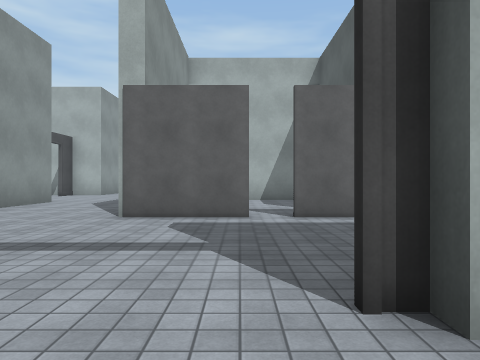
view 1 (above)

24 first-person views from a walk through a Unity game level. The camera is 1.4 m above the floor, looks level and sees 70° across. Doors are open. The floor is counted in squares, 2 m on a side. Each view is taken from the middle of a square. On the plan, view 1 faces up. The plan holds only what a view shows up to about 11 squares ahead; the rest is blank. The place goes on beyond the plan. The player is left out. Some animated figures are left out. Surface patterns are stand-ins for the level's own textures.

view 2
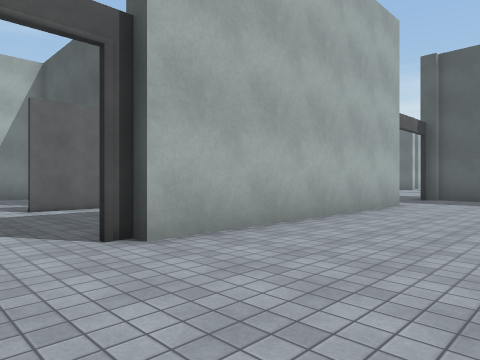

view 3
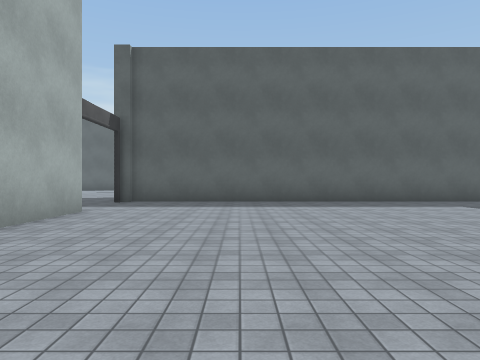

view 4
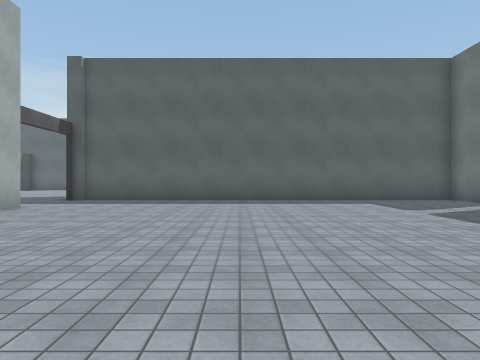

view 5
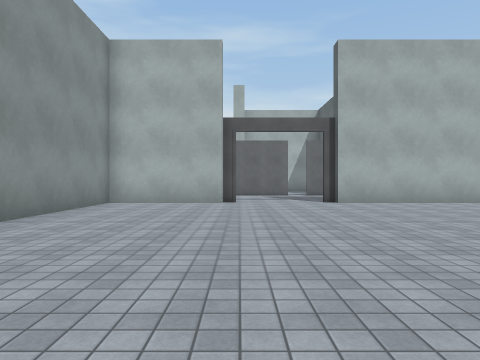

view 6
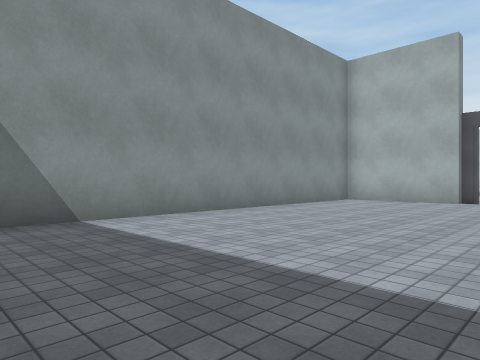

view 7
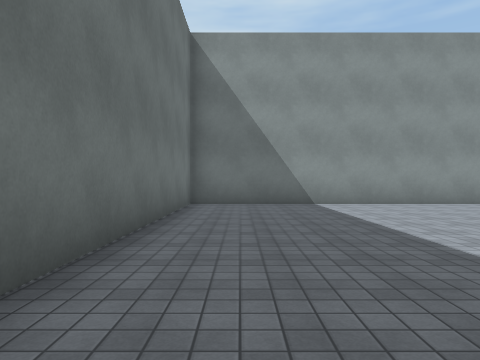

view 8
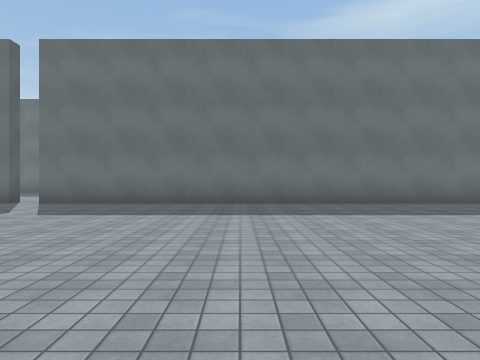

view 9
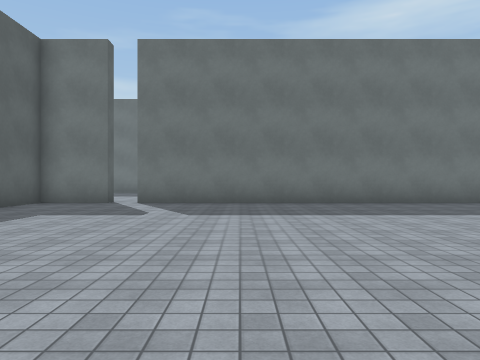

view 10
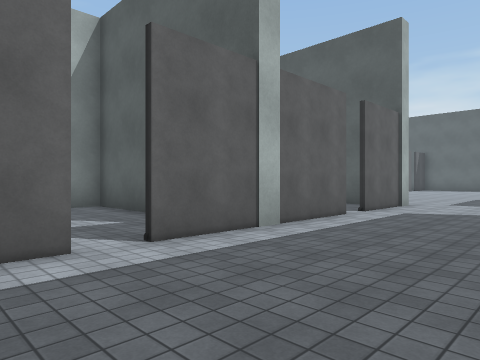

view 11
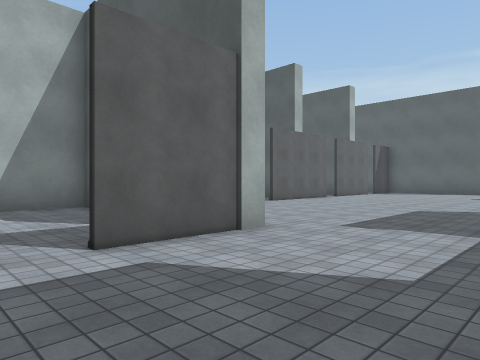

view 12
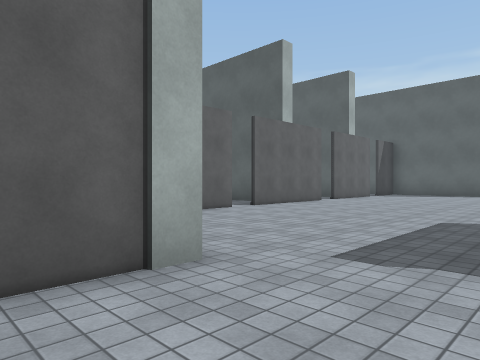

view 13
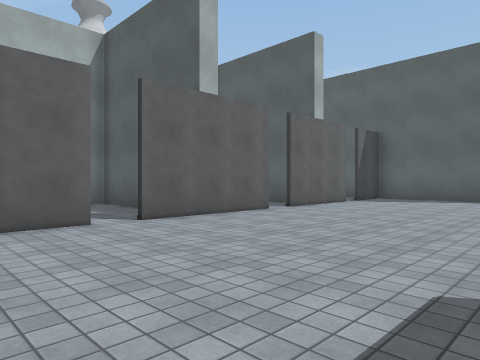

view 14
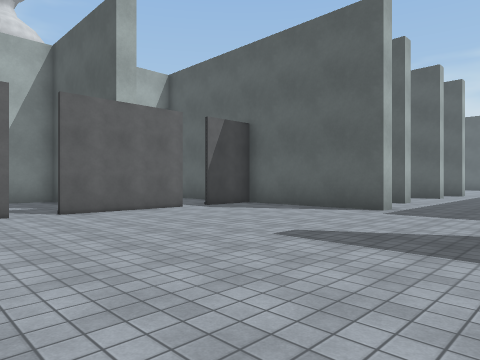

view 15
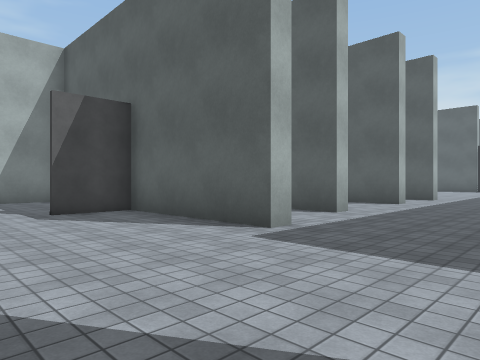

view 16
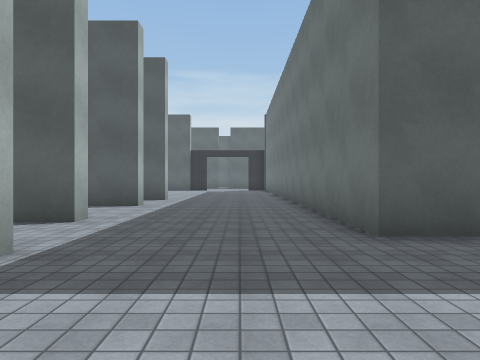

view 17
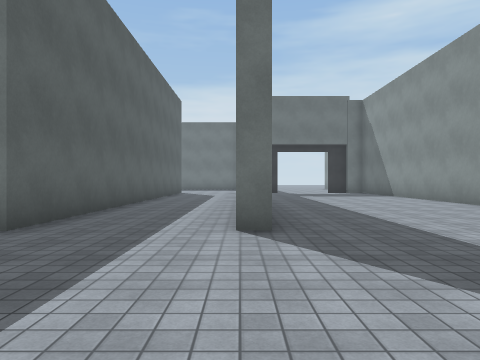

view 18
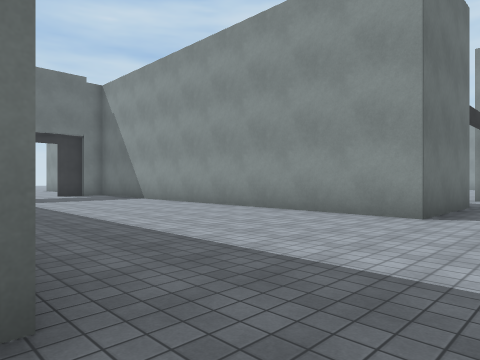

view 19
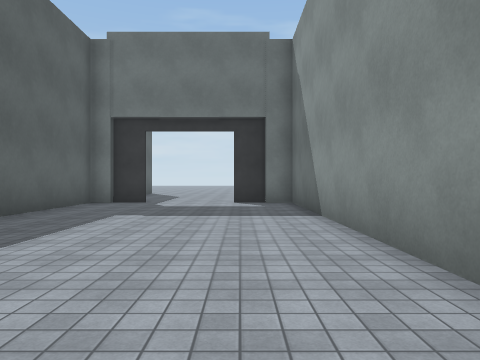

view 20
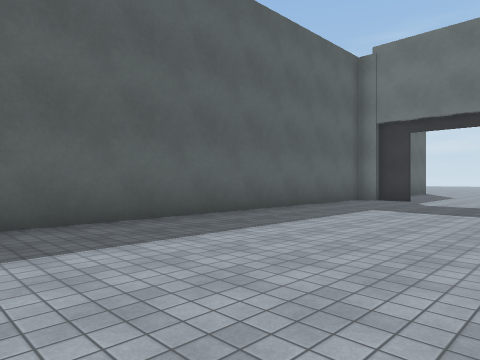

view 21
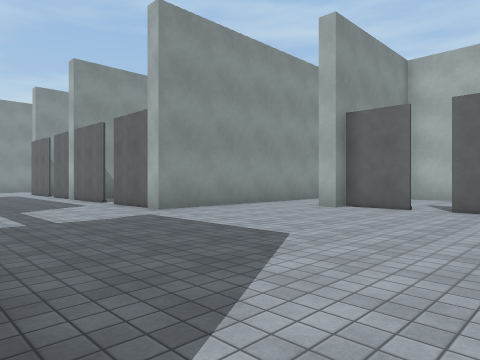

view 22
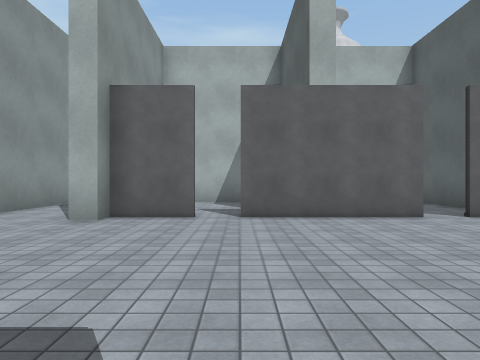

view 23
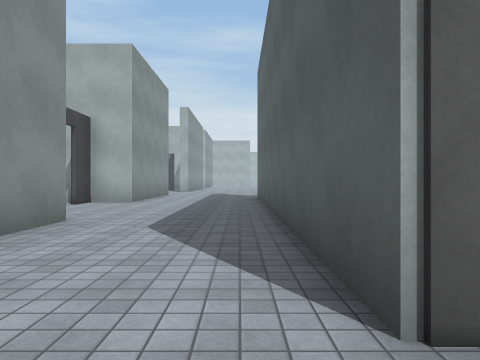

view 24
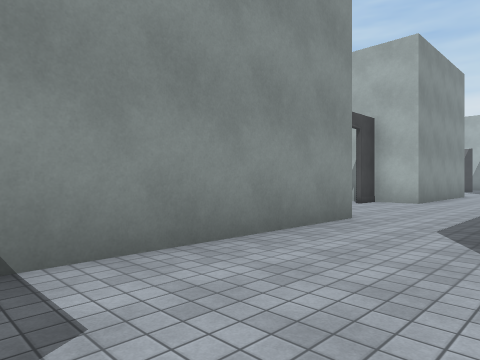

### Floor plan
Points are (right, up) in squares from view 1. A wall is a line through its corners. A room is listed if a view was taken in it or the views show most of it. See-through windows are left out.
Room 1 (views 1, 2, 3, 4, 5, 6, 7, 8, 9)
walls: (1.1, 1.8) (0.6, 1.8); (-2.1, 1.8) (-2.6, 1.8); (-2.5, 1.5) (-6, 1.5) (-6, -11.4) (9.1, -11.4); (8.6, 1.5) (1, 1.5); (10, -11.4) (12.1, -11.4) (12.1, -9.6)
ways out: open door at (-1, 2) to room 2; open door at (10, 2) to room 2; open door at (1, -12.5); open door at (7, -12.5); open door at (9.5, -11.5)
Room 2 (views 10, 11, 12, 13, 14, 15, 16, 17, 18, 19, 20, 21, 22, 23, 24)
walls: (11.9, 2) (15.4, 2) (15.4, -11.4) (16.2, -11.4); (13.2, 10.4) (11.6, 10.4) (11.6, 9.9) (11, 9.9); (21.5, 2.2) (22.1, 2.2); (17.5, 10.4) (14, 10.4); (8.9, 9.6) (8.9, 6.4) (6.4, 6.4); (21.4, 10.4) (18.2, 10.4); (24.4, 6.2) (23.9, 6.2) (23.9, 10.4) (22.1, 10.4); (5.6, 6.4) (1, 6.4); (27.2, 6.7) (26.7, 6.7) (26.7, 8); (25.2, -4) (25.2, 2.2) (32, 2.2); (0.2, 6.4) (-2.3, 6.4) (-2.3, 15.9); (16.1, -11.7) (17.2, -11.7); (30.8, 6.7) (30.3, 6.7) (30.3, 8.4); (19.9, -11.7) (21, -11.7); (20.9, -11.4) (21.6, -11.4) (21.6, -0.9); (-6, 11) (-6, 5.5); (-6.4, 17.1) (-6.4, 15.8) (-8.5, 15.8); (-7.7, 15.9) (-7.7, 14.8)
ways out: open door at (-1, 2) to room 1; open door at (10, 2) to room 1; opening at (10, 10); open door at (-8, 13); open door at (0.5, 6.5); open door at (6, 6.5); open door at (13.5, 10.5); open door at (18, 10.5); open door at (19, -12); gap at (21.7, 10.7)

Where each view was taken, in squares from view 1:
view 1: 0 up, 0 right, facing up
view 2: 2 down, 1 left, facing up-right
view 3: 2 down, 1 right, facing right
view 4: 4 down, 0 right, facing right
view 5: 9 down, 2 left, facing up
view 6: 10 down, 0 right, facing up-left
view 7: 10 down, 4 right, facing left
view 8: 1 down, 3 right, facing down
view 9: 1 down, 6 right, facing down
view 10: 3 up, 1 left, facing up-right
view 11: 3 up, 5 right, facing up-right
view 12: 4 up, 7 right, facing up-right
view 13: 5 up, 11 right, facing up-right
view 14: 3 up, 16 right, facing up-right
view 15: 3 up, 20 right, facing up-right
view 16: 4 up, 21 right, facing right
view 17: 7 up, 22 right, facing down
view 18: 4 up, 22 right, facing down-left
view 19: 1 down, 17 right, facing down
view 20: 0 up, 16 right, facing down-right
view 21: 2 up, 16 right, facing up-left
view 22: 4 up, 14 right, facing up
view 23: 5 up, 3 left, facing up
view 24: 5 up, 3 left, facing up-left
